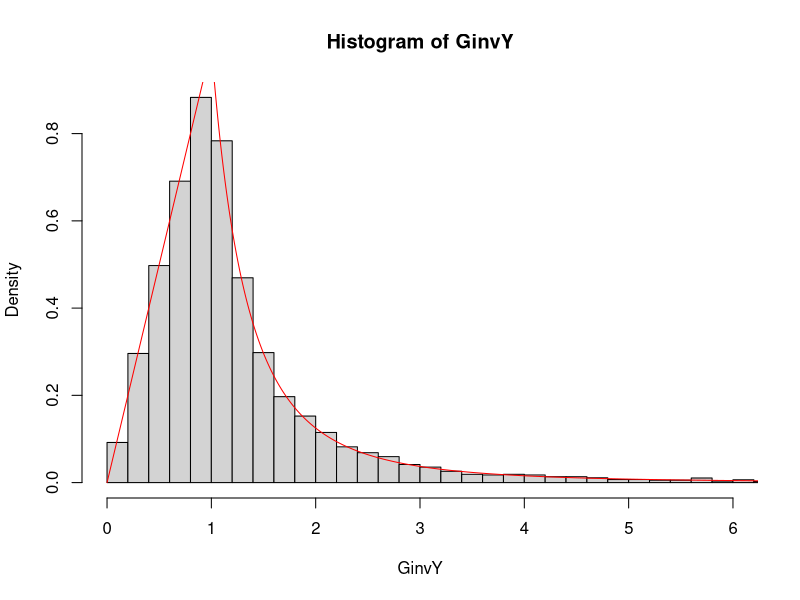

This figure's R source:
# Opg 1.1
data <- read.table("avit.txt", header=TRUE)
nm <- sum(data$sex==1)
nk <- sum(data$sex==2)

avitM = data$avit[data$sex==1]
logAvitM = log(avitM)

# Opg 1.2
medianAvitM = median(avitM)
meanAvitM = mean(avitM)
varAvitM = var(avitM)
sdAvitM = sd(avitM)

medianLogAvitM = median(logAvitM)
meanLogAvitM = mean(logAvitM)
varLogAvitM = var(logAvitM)
sdLogAvitM = sd(logAvitM)

# Opg 1.3
plot <- 0
if (plot==1) {
    hist(avitM, breaks=30, prob=TRUE)
    x1 <- seq(0, max(avitM), max(avitM)/nm)
    f1 <- dnorm(x1, mean=meanAvitM, sd=sdAvitM)
    lines(x1, f1, col="red")
    
    dev.new()
    hist(logAvitM, breaks=30, prob=TRUE)
    x2 <- seq(0, max(logAvitM), max(logAvitM)/nm)
    f2 <- dnorm(x2, mean=meanLogAvitM, sd=sdLogAvitM)
    lines(x2, f2, col="red")
}
# Opg 1.4
pnorm(2000, meanAvitM, sdAvitM)

# Opg 1.6
f <- function(y, s, u) {
    r1 <- 1 / (y * sqrt(2 * pi * s^2))
    r2 <- exp(-(log(y) - u)^2 / (2*s^2))
    return (r1*r2)
}

if (plot==1) {
    hist(avitM, breaks=30, prob=TRUE)
    x1 <- seq(0, max(avitM), max(avitM)/nm)
    f1 <- f(x1, sdLogAvitM, meanLogAvitM)
    lines(x1, f1, col="red")
}

# Opg 2.8
G <- function(y) {
    if (0 < y && y <= 1) {
        r <- y
    } else if (1 < y) {
        r <- y^(-3)
    } else {
        r <- 0
    }
    return(r)
}

Ginv <- function(y) {
    if (0 < y && y < 0.5) {
        r <- sqrt(2*y)
    } else if (0.5 < y) {
        r <- 1 / sqrt(2*y-1)
    } else {
        r <- 0
    }
    return(r)
}

Ginv2 <- function(y) {
    r <- sqrt(2*y)
    if (0 < y && y < 0.5) {
        r <- r + 1 / sqrt(1 - 2*y)
    }
    return(r)
}

Y <- runif(10000, 0, 1)
GinvY <- sapply(Y, Ginv, simplify=array)
x1 <- seq(from=0, to=100, length.out=10000)
G1 <- sapply(x1, G, simplify=array)
mean(GinvY)
hist(GinvY, prob=TRUE, breaks=max(GinvY*4), xlim=c(0,6))
lines(x1, G1, col="red")
